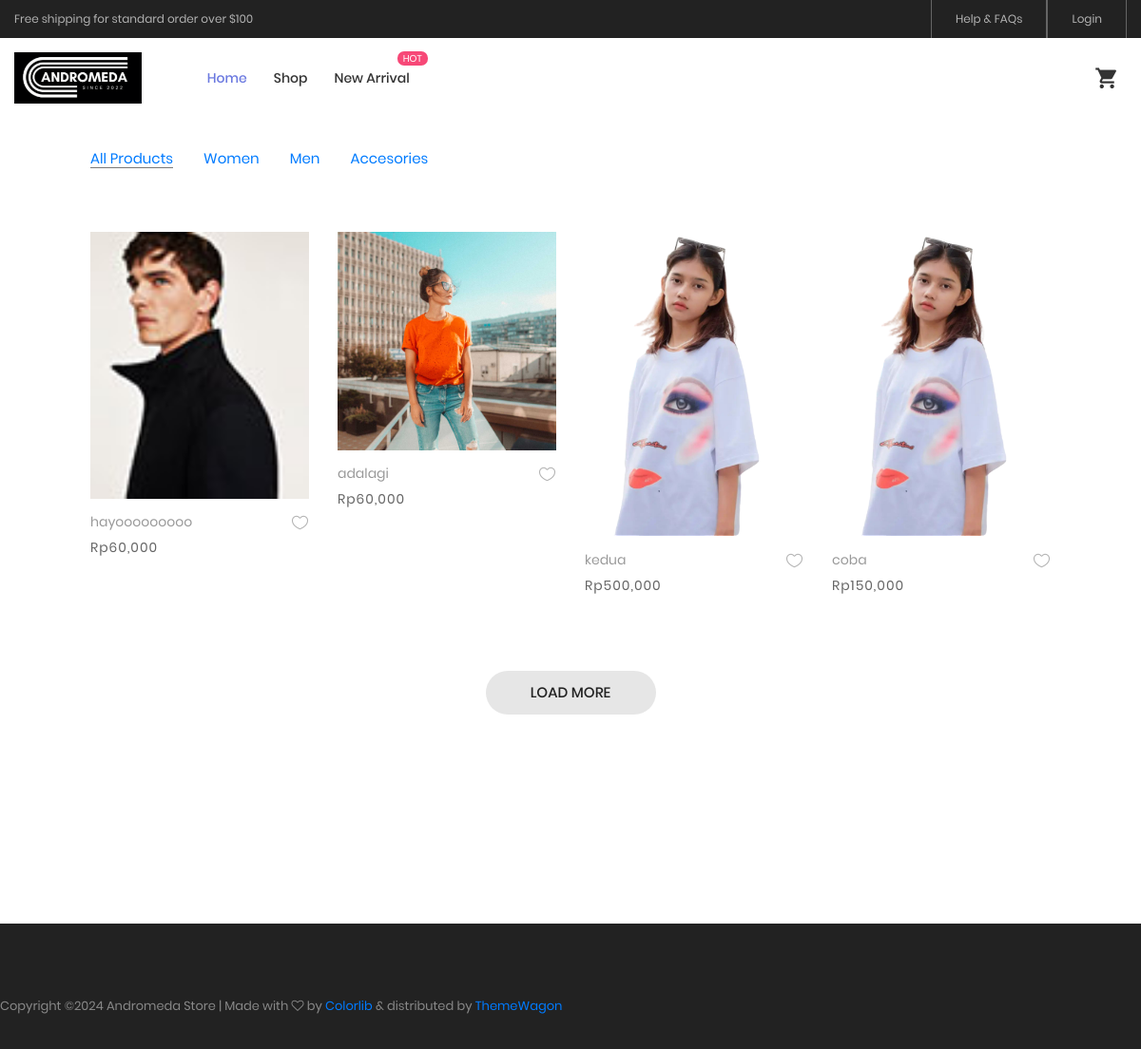
The page /index.php/user/new_arrival on the database as committed earlier.
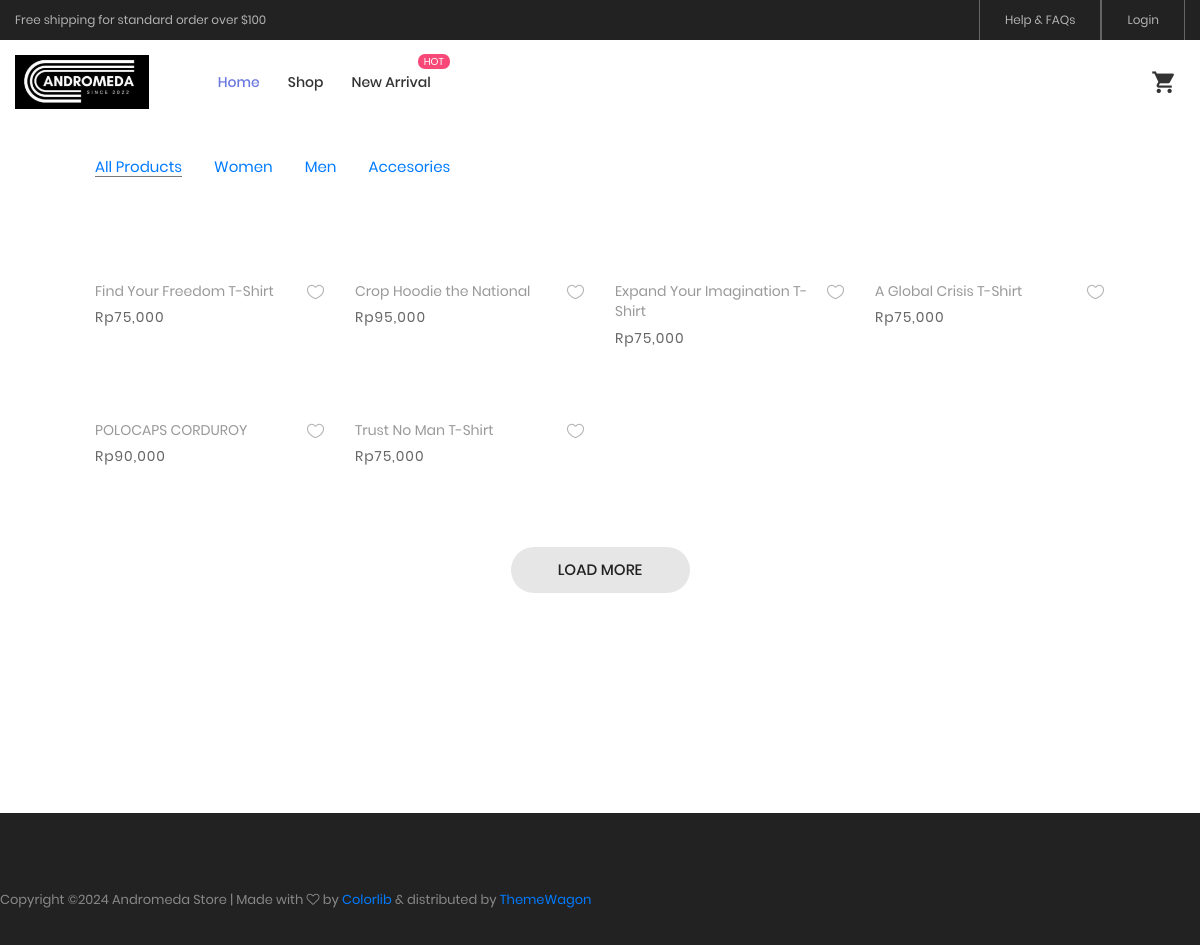
The same page on the database as committed later.
### tables this page shows
CREATE TABLE `tbl_produk` (
  `idProduk` int(11) NOT NULL,
  `idkat` int(11) NOT NULL,
  `namaProduk` varchar(50) NOT NULL,
  `foto` varchar(100) NOT NULL,
  `harga` int(11) NOT NULL,
  `stok` int(11) NOT NULL,
  `berat` int(11) NOT NULL,
  `deskripsiProduk` text NOT NULL
);

### application/controllers/User.php (called while the page is built, shortened)
<?php
class User extends CI_Controller {
	function __construct()
	{
		$this->load->model('Mcrud');
		$this->load->helper('file');
		$this->load->library('cart');
	}
	public function new_arrival()
	{
		$data['title'] = 'Product';
		$data['user'] = $this->db->get_where('user', ['email' =>
		$this->session->userdata('email')])->row_array();
		$dataProduk['produk'] = $this->Mcrud->get_all_data('tbl_produk')->result();
		$dataProduk['produk_terbaru'] = $this->Mcrud->get_all_produk_terbaru()->result();
		$this->load->view('templates/customer_header', $data);
		$this->load->view('pages/customer/new_product', $dataProduk);
		$this->load->view('templates/customer_footer');
	}
}

### index.php (called while the page is built, shortened)
<?php
require_once BASEPATH.'core/CodeIgniter.php';

### application/models/Mcrud.php (called while the page is built, shortened)
<?php
class Mcrud extends CI_Model
{
	public function get_all_produk_terbaru()
	{
		$this->db->order_by('idProduk', 'DESC');
		$this->db->limit(6);
		return $this->db->get('tbl_produk');
	}
}

### application/views/pages/customer/new_product.php (the view, shortened to what this page needs)
<div class = "content">
	<div class="bg0 m-t-23 p-b-140">
		<div class="container">
			<div class="flex-w flex-sb-m p-b-52">
					<div class="flex-w flex-l-m filter-tope-group m-tb-10">
						<button class="stext-106 cl6 hov1 bor3 trans-04 m-r-32 m-tb-5 how-active1" >
							<a href="<?= site_url('User/all_product'); ?>">All Products</a>
						</button>
						<button class="stext-106 cl6 hov1 bor3 trans-04 m-r-32 m-tb-5">
							<a href="<?= site_url('User/Categories_women'); ?>">Women</a>
						</button>
						<button class="stext-106 cl6 hov1 bor3 trans-04 m-r-32 m-tb-5" >
							<a href="<?= site_url('User/Categories_men'); ?>">Men</a>
						</button>
						<button class="stext-106 cl6 hov1 bor3 trans-04 m-r-32 m-tb-5">
							<a href="<?= site_url('User/Categories_accesories'); ?>">Accesories</a>
						</button>
					</div>
				</div>
			<div class="row isotope-grid">
				<?php foreach ($produk_terbaru as $val) { ?>
				<div class="col-sm-6 col-md-4 col-lg-3 p-b-35 isotope-item women">
					<div class="block2">
						<div class="block2-pic hov-img0">
							<img src="<?php echo base_url('upload_produk/' . $val->foto); ?>" class="img-fluid" alt="">
						</div>
						<div class="block2-txt flex-w flex-t p-t-14">
							<div class="block2-txt-child1 flex-col-l ">
								<a href="<?= site_url('User/details/' . $val->idProduk); ?>" class="stext-104 cl4 hov-cl1 trans-04 js-name-b2 p-b-6"><?php echo $val->namaProduk; ?>
								</a>
								<span class="stext-105 cl3">
								<p>Rp<?php echo number_format($val->harga); ?></p>
								</span>
							</div>
							<div class="block2-txt-child2 flex-r p-t-3">
								<a href="#" class="btn-addwish-b2 dis-block pos-relative js-addwish-b2">
									<img class="icon-heart1 dis-block trans-04" src="<?= base_url('assets/user/'); ?>images/icons/icon-heart-01.png" alt="ICON">
								</a>
							</div>
						</div>
					</div>
				</div>
				<?php } ?>
			</div>
			<div class="flex-c-m flex-w w-full p-t-45">
				<a href="#" class="flex-c-m stext-101 cl5 size-103 bg2 bor1 hov-btn1 p-lr-15 trans-04">
					Load More
				</a>
			</div>
		</div>
	</div>
</div>

Rows that differ between the two databases and show on the page:
removed tbl_produk: foto (picture), namaProduk "hayooooooooo", harga "60,000"
removed tbl_produk: foto (picture), namaProduk "adalagi", harga "60,000"
removed tbl_produk: foto (picture), namaProduk "kedua", harga "500,000"
changed tbl_produk: namaProduk "coba" → "Find Your Freedom T-Shirt"; harga "150,000" → "75,000"; foto: picture removed
added tbl_produk: namaProduk "Crop Hoodie the National", harga "95,000"
added tbl_produk: namaProduk "Expand Your Imagination T-Shirt", harga "75,000"
added tbl_produk: namaProduk "A Global Crisis T-Shirt", harga "75,000"
added tbl_produk: namaProduk "POLOCAPS CORDUROY", harga "90,000"
added tbl_produk: namaProduk "Trust No Man T-Shirt", harga "75,000"
